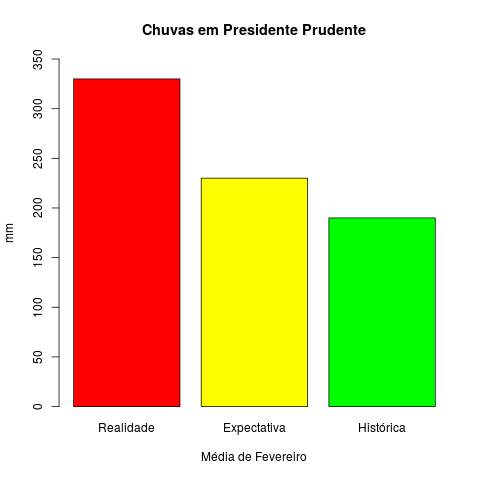

Reproduce this figure in R.
materia2 <- data.frame(Situação = c("Histórica", "Expectativa", "Realidade"))
tab <- table(materia2)
tab[1:3]  <- c(230, 190, 330)
png("Notas_de_aula/Revisao1/materia2.png")
barplot(sort(tab, decreasing = T), col = c("red", "yellow", "green"), main = "Chuvas em Presidente Prudente", ylab = "mm", ylim = c(0,350), axes = T, xlab = "Média de Fevereiro")
dev.off()
